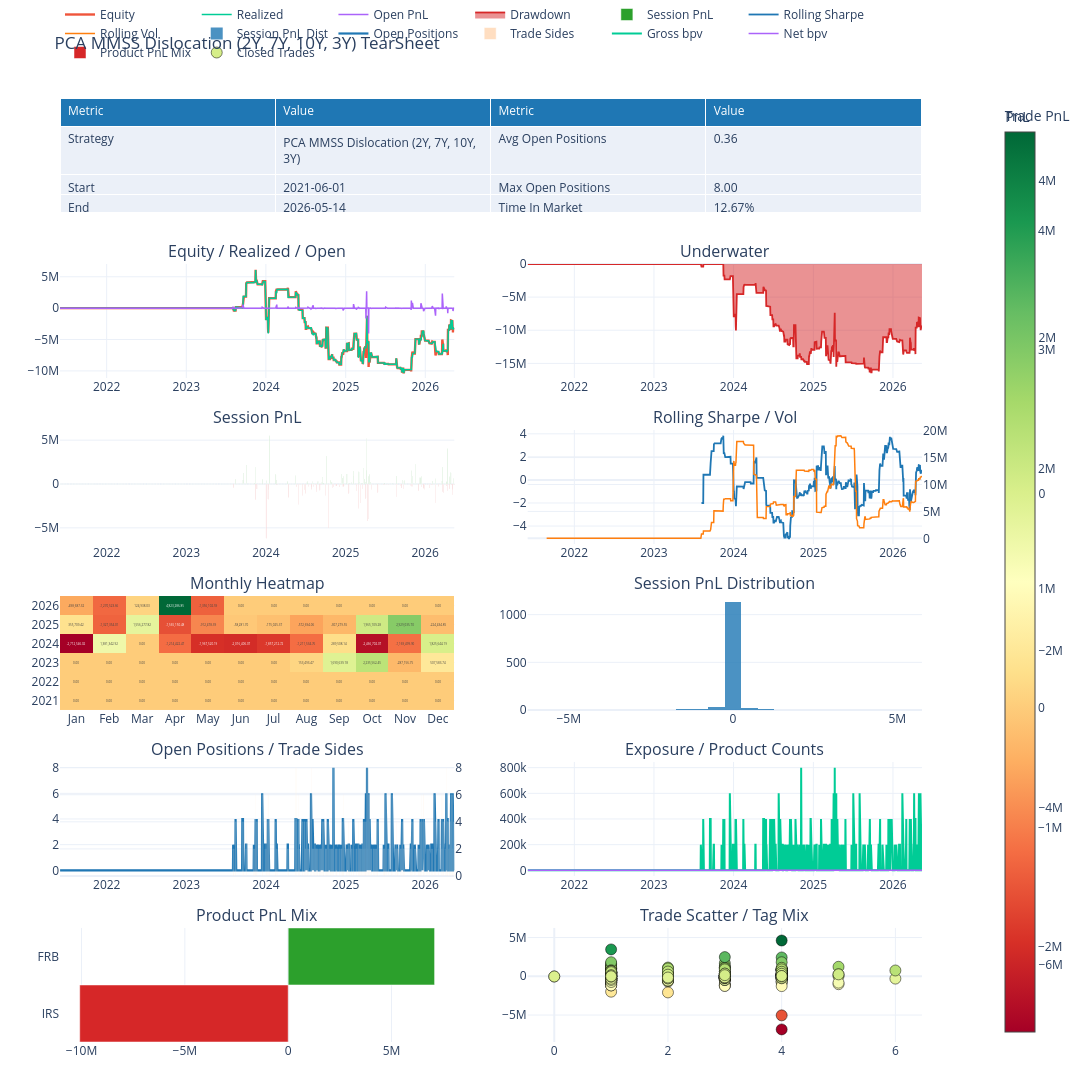

The notebook cell this image was saved under:
### Markdown cell above
## Tearsheet

### Code cell
try:
    tearsheet = QueryBacktestTearSheet.from_backtest(bt)
    plotly_fig = tearsheet.plot_plotly()
    plotly_fig.show()
except Exception as e:
    print(f'Tearsheet: {e}')
    if len(mtm) > 1:
        daily = mtm.diff().dropna()
        sharpe = daily.mean() / daily.std() * np.sqrt(252) if daily.std() > 0 else 0
        max_dd = (mtm - mtm.cummax()).min()
        print(f'\nFinal P&L:  {mtm.iloc[-1]:,.0f}')
        print(f'Sharpe:     {sharpe:.2f}')
        print(f'Max DD:     {max_dd:,.0f}')

### Figure 1 — Plotly figure (JSON) as saved in the notebook; plotly's stock layout.template omitted (floating-point values rounded to 4 significant figures; data arrays with more than 128 entries replaced by an {"elided": "..."} marker saying what was removed)
{"data": [{"cells": {"align": "left", "values": [["Strategy", "Start", "End", "Steps", "Sessions", "Total PnL", "Realized PnL", "Open PnL", "Gross Realized", "Fees", "Avg Session PnL", "Best Session", "Worst Session", "Positive Sessions", "Negative Sessions", "Session Vol", "Sharpe", "Sortino", "Max Drawdown", "Current Drawdown", "VaR 95", "CVaR 95", "Entry Count", "Exit Count", "Trade Sides", "Active Trading Sessions", "Avg Entries / Session", "Avg Exits / Session", "Avg Sides / Session", "Avg Entries / Active Session", "Avg Exits / Active Session"], ["PCA MMSS Dislocation (2Y, 7Y, 10Y, 3Y)", "2021-06-01", "2026-05-14", "1,239", "1,239", "-3,332,881.75", "-3,332,881.75", "0.00", "6,546,154.77", "9,550,000.00", "-2,689.98", "5,509,437.89", "-6,192,230.12", "6.05%", "6.70%", "7,612,515.37", "-0.09", "-0.04", "-16,354,169.26", "-9,459,455.16", "-130,862.29", "-1,020,727.99", "382", "382", "764", "248", "0.31", "0.31", "0.62", "1.54", "1.54"], ["Avg Open Positions", "Max Open Positions", "Time In Market", "Closed Trades", "Winning Trades", "Losing Trades", "Flat Trades", "Open Trades", "Trade Hit Rate", "Profit Factor", "Payoff Ratio", "Gross Profit", "Gross Loss", "Expectancy", "Avg Trade PnL", "Median Trade PnL", "Avg Win", "Median Win", "Avg Loss", "Median Loss", "Max Win Trade", "Max Loss Trade", "Avg Hold Days", "Median Hold Days", "P90 Hold Days", "Avg Winner Hold", "Avg Loser Hold", "Avg Hold Steps", "Max Win Streak", "Max Loss Streak", "Current Trade Streak"], ["0.36", "8.00", "12.67%", "382", "181", "201", "0", "0", "47.38%", "0.97", "1.07", "90,817,810.48", "93,821,655.71", "-7,863.47", "-7,863.47", "-26,238.73", "501,755.86", "334,464.07", "-466,774.41", "-343,828.30", "4,617,979.40", "-6,856,330.56", "1.91", "1.00", "4.00", "2.07", "1.76", "1.18", "6", "8", "Loss 2"]]}, "domain": {"x": [0, 0.94], "y": [0.8792, 1]}, "header": {"align": "left", "fill": {"color": "#1f77b4"}, "font": {"color": "white"}, "values": ["Metric", "Value", "Metric", "Value"]}, "type": "table"}, {"line": {"width": 2.4}, "mode": "lines", "name": "Equity", "type": "scatter", "x": {"elided": "1239 str values"}, "xaxis": "x", "y": {"elided": "1239 float values"}, "yaxis": "y"}, {"line": {"width": 1.5}, "mode": "lines", "name": "Realized", "type": "scatter", "x": {"elided": "1239 str values"}, "xaxis": "x", "y": {"elided": "1239 float values"}, "yaxis": "y"}, {"line": {"width": 1.5}, "mode": "lines", "name": "Open PnL", "type": "scatter", "x": {"elided": "1239 str values"}, "xaxis": "x", "y": {"elided": "1239 float values"}, "yaxis": "y"}, {"fill": "tozeroy", "line": {"color": "#d62728", "width": 1.8}, "mode": "lines", "name": "Drawdown", "type": "scatter", "x": {"elided": "1239 str values"}, "xaxis": "x2", "y": {"elided": "1239 float values"}, "yaxis": "y2"}, {"marker": {"color": {"elided": "1239 str values"}}, "name": "Session PnL", "type": "bar", "x": {"elided": "1239 str values"}, "xaxis": "x3", "y": {"elided": "1239 float values"}, "yaxis": "y3"}, {"line": {"color": "#1f77b4", "width": 1.8}, "mode": "lines", "name": "Rolling Sharpe", "type": "scatter", "x": {"elided": "1239 str values"}, "xaxis": "x4", "y": {"elided": "1239 float values"}, "yaxis": "y4"}, {"line": {"color": "#ff7f0e", "width": 1.5}, "mode": "lines", "name": "Rolling Vol", "type": "scatter", "x": {"elided": "1239 str values"}, "xaxis": "x4", "y": {"elided": "1239 float values"}, "yaxis": "y5"}, {"colorbar": {"title": {"text": "PnL"}}, "colorscale": [[0, "rgb(165,0,38)"], [0.1, "rgb(215,48,39)"], [0.2, "rgb(244,109,67)"], [0.3, "rgb(253,174,97)"], [0.4, "rgb(254,224,139)"], [0.5, "rgb(255,255,191)"], [0.6, "rgb(217,239,139)"], [0.7, "rgb(166,217,106)"], [0.8, "rgb(102,189,99)"], [0.9, "rgb(26,152,80)"], [1, "rgb(0,104,55)"]], "text": [["0.00", "0.00", "0.00", "0.00", "0.00", "0.00", "0.00", "0.00", "0.00", "0.00", "0.00", "0.00"], ["0.00", "0.00", "0.00", "0.00", "0.00", "0.00", "0.00", "0.00", "0.00", "0.00", "0.00", "0.00"], ["0.00", "0.00", "0.00", "0.00", "0.00", "0.00", "0.00", "153,493.47", "1,690,639.18", "2,235,562.45", "-287,156.75", "507,583.74"], ["-2,712,546.02", "1,381,342.92", "0.00", "-1,214,422.47", "-1,967,520.19", "-2,016,406.07", "-1,857,212.72", "-1,211,534.76", "289,508.14", "-2,466,702.07", "-1,169,499.90", "1,825,644.19"], ["355,709.42", "-1,327,354.01", "1,556,277.82", "-1,565,150.48", "-912,478.39", "-58,281.70", "-175,025.37", "-572,694.06", "-307,279.55", "1,965,109.28", "2,929,035.70", "-224,434.85"], ["-498,687.32", "-1,270,523.66", "124,938.03", "4,823,286.85", "-1,356,102.59", "0.00", "0.00", "0.00", "0.00", "0.00", "0.00", "0.00"]], "texttemplate": "%{text}", "type": "heatmap", "x": ["Jan", "Feb", "Mar", "Apr", "May", "Jun", "Jul", "Aug", "Sep", "Oct", "Nov", "Dec"], "xaxis": "x5", "y": ["2021", "2022", "2023", "2024", "2025", "2026"], "yaxis": "y6", "z": [[0.0, 0.0, 0.0, 0.0, 0.0, 0.0, 0.0, 0.0, 0.0, 0.0, 0.0, 0.0], [0.0, 0.0, 0.0, 0.0, 0.0, 0.0, 0.0, 0.0, 0.0, 0.0, 0.0, 0.0], [0.0, 0.0, 0.0, 0.0, 0.0, 0.0, 0.0, 153500.0, 1691000.0, 2236000.0, -287200.0, 507600.0], [-2713000.0, 1381000.0, 0.0, -1214000.0, -1968000.0, -2016000.0, -1857000.0, -1212000.0, 289500.0, -2467000.0, -1169000.0, 1826000.0], [355700.0, -1327000.0, 1556000.0, -1565000.0, -912500.0, -58280.0, -175000.0, -572700.0, -307300.0, 1965000.0, 2929000.0, -224400.0], [-498700.0, -1271000.0, 124900.0, 4823000.0, -1356000.0, 0.0, 0.0, 0.0, 0.0, 0.0, 0.0, 0.0]]}, {"marker": {"color": "#1f77b4"}, "name": "Session PnL Dist", "nbinsx": 30, "opacity": 0.8, "type": "histogram", "x": {"elided": "1239 float values"}, "xaxis": "x6", "yaxis": "y7"}, {"line": {"color": "#1f77b4", "width": 2.2}, "mode": "lines", "name": "Open Positions", "type": "scatter", "x": {"elided": "1239 str values"}, "xaxis": "x7", "y": {"elided": "1239 float values"}, "yaxis": "y8"}, {"marker": {"color": "#ff7f0e"}, "name": "Trade Sides", "opacity": 0.25, "type": "bar", "x": {"elided": "1239 str values"}, "xaxis": "x7", "y": {"elided": "1239 float values"}, "yaxis": "y9"}, {"line": {"width": 2}, "mode": "lines", "name": "Gross bpv", "type": "scatter", "x": {"elided": "1239 str values"}, "xaxis": "x8", "y": {"elided": "1239 float values"}, "yaxis": "y10"}, {"line": {"width": 1.5}, "mode": "lines", "name": "Net bpv", "type": "scatter", "x": {"elided": "1239 str values"}, "xaxis": "x8", "y": {"elided": "1239 float values"}, "yaxis": "y10"}, {"marker": {"color": ["#d62728", "#2ca02c"]}, "name": "Product PnL Mix", "orientation": "h", "type": "bar", "x": [-10090000.0, 7083000.0], "xaxis": "x9", "y": ["IRS", "FRB"], "yaxis": "y11"}, {"marker": {"color": {"elided": "382 float values"}, "colorbar": {"title": {"text": "Trade PnL"}}, "colorscale": [[0, "rgb(165,0,38)"], [0.1, "rgb(215,48,39)"], [0.2, "rgb(244,109,67)"], [0.3, "rgb(253,174,97)"], [0.4, "rgb(254,224,139)"], [0.5, "rgb(255,255,191)"], [0.6, "rgb(217,239,139)"], [0.7, "rgb(166,217,106)"], [0.8, "rgb(102,189,99)"], [0.9, "rgb(26,152,80)"], [1, "rgb(0,104,55)"]], "line": {"color": "black", "width": 0.5}, "showscale": true, "size": 11}, "mode": "markers", "name": "Closed Trades", "text": {"elided": "382 str values"}, "type": "scatter", "x": {"elided": "382 float values"}, "xaxis": "x10", "y": {"elided": "382 float values"}, "yaxis": "y12"}], "layout": {"annotations": [{"font": {"size": 16}, "showarrow": false, "text": "Equity / Realized / Open", "x": 0.215, "xanchor": "center", "xref": "paper", "y": 0.8242, "yanchor": "bottom", "yref": "paper"}, {"font": {"size": 16}, "showarrow": false, "text": "Underwater", "x": 0.725, "xanchor": "center", "xref": "paper", "y": 0.8242, "yanchor": "bottom", "yref": "paper"}, {"font": {"size": 16}, "showarrow": false, "text": "Session PnL", "x": 0.215, "xanchor": "center", "xref": "paper", "y": 0.6483, "yanchor": "bottom", "yref": "paper"}, {"font": {"size": 16}, "showarrow": false, "text": "Rolling Sharpe / Vol", "x": 0.725, "xanchor": "center", "xref": "paper", "y": 0.6483, "yanchor": "bottom", "yref": "paper"}, {"font": {"size": 16}, "showarrow": false, "text": "Monthly Heatmap", "x": 0.215, "xanchor": "center", "xref": "paper", "y": 0.4725, "yanchor": "bottom", "yref": "paper"}, {"font": {"size": 16}, "showarrow": false, "text": "Session PnL Distribution", "x": 0.725, "xanchor": "center", "xref": "paper", "y": 0.4725, "yanchor": "bottom", "yref": "paper"}, {"font": {"size": 16}, "showarrow": false, "text": "Open Positions / Trade Sides", "x": 0.215, "xanchor": "center", "xref": "paper", "y": 0.2967, "yanchor": "bottom", "yref": "paper"}, {"font": {"size": 16}, "showarrow": false, "text": "Exposure / Product Counts", "x": 0.725, "xanchor": "center", "xref": "paper", "y": 0.2967, "yanchor": "bottom", "yref": "paper"}, {"font": {"size": 16}, "showarrow": false, "text": "Product PnL Mix", "x": 0.215, "xanchor": "center", "xref": "paper", "y": 0.1208, "yanchor": "bottom", "yref": "paper"}, {"font": {"size": 16}, "showarrow": false, "text": "Trade Scatter / Tag Mix", "x": 0.725, "xanchor": "center", "xref": "paper", "y": 0.1208, "yanchor": "bottom", "yref": "paper"}], "height": 2400, "legend": {"orientation": "h", "x": 0, "xanchor": "left", "y": 1.02, "yanchor": "bottom"}, "margin": {"b": 50, "l": 60, "r": 40, "t": 80}, "title": {"text": "PCA MMSS Dislocation (2Y, 7Y, 10Y, 3Y) TearSheet"}, "width": 1600, "xaxis": {"anchor": "y", "domain": [0, 0.43]}, "xaxis10": {"anchor": "y12", "domain": [0.51, 0.94]}, "xaxis2": {"anchor": "y2", "domain": [0.51, 0.94]}, "xaxis3": {"anchor": "y3", "domain": [0, 0.43]}, "xaxis4": {"anchor": "y4", "domain": [0.51, 0.94]}, "xaxis5": {"anchor": "y6", "domain": [0, 0.43]}, "xaxis6": {"anchor": "y7", "domain": [0.51, 0.94]}, "xaxis7": {"anchor": "y8", "domain": [0, 0.43]}, "xaxis8": {"anchor": "y10", "domain": [0.51, 0.94]}, "xaxis9": {"anchor": "y11", "domain": [0, 0.43]}, "yaxis": {"anchor": "x", "domain": [0.7033, 0.8242]}, "yaxis10": {"anchor": "x8", "domain": [0.1758, 0.2967]}, "yaxis11": {"anchor": "x9", "domain": [0, 0.1208]}, "yaxis12": {"anchor": "x10", "domain": [0, 0.1208]}, "yaxis2": {"anchor": "x2", "domain": [0.7033, 0.8242]}, "yaxis3": {"anchor": "x3", "domain": [0.5275, 0.6483]}, "yaxis4": {"anchor": "x4", "domain": [0.5275, 0.6483]}, "yaxis5": {"anchor": "x4", "overlaying": "y4", "side": "right"}, "yaxis6": {"anchor": "x5", "domain": [0.3517, 0.4725]}, "yaxis7": {"anchor": "x6", "domain": [0.3517, 0.4725]}, "yaxis8": {"anchor": "x7", "domain": [0.1758, 0.2967]}, "yaxis9": {"anchor": "x7", "overlaying": "y8", "side": "right"}}}
